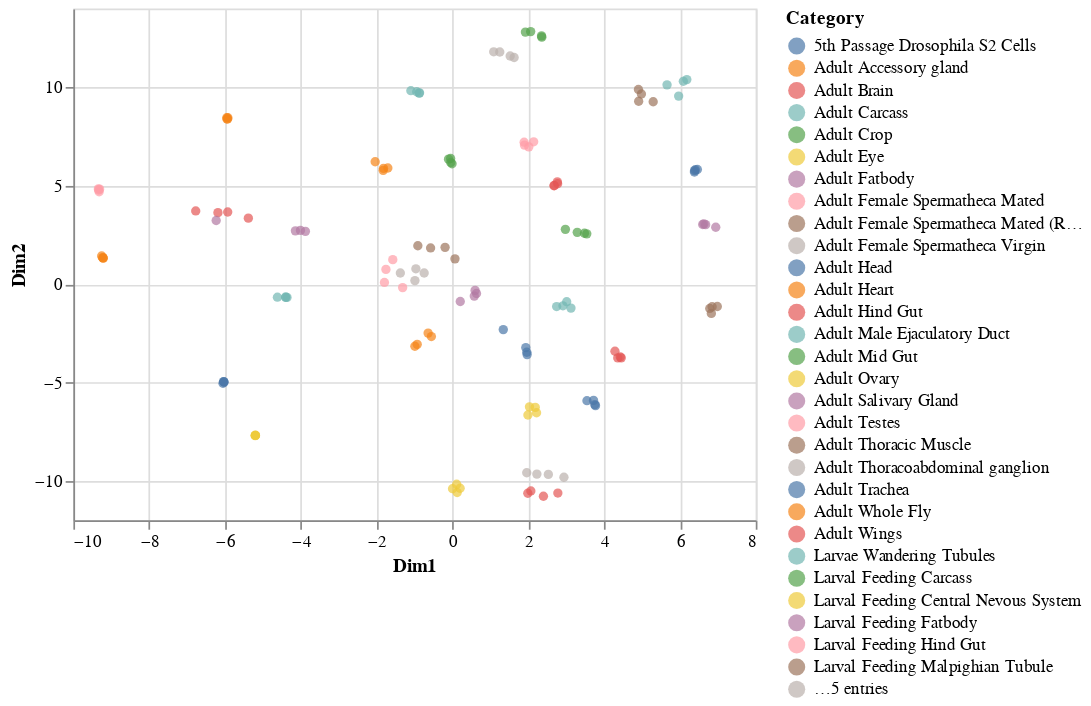

Here is the notebook cell this chart was saved with:
### Markdown cell above
**Exercise:**

Try creating a tSNE plot using `TSNE()`, which we imported from `sklearn.manifold`. All scikit-learn models use a consistent syntax, so the syntax is extremely similar to that for `PCA()`.

Examine the documentation either online or just using `help(TSNE)` in the notebook.

`TSNE()` takes several parameters: the most important is `perplexity`. Lower values of perplexity try hard to preserve local structure at the cost of global structure, and vice versa. From the documentation, what is the default value of `perplexity`? What happens if you redo your plot with it set to a much lower or much higher value?

### Code cell
expression_tsne = TSNE(n_components=2).fit_transform(log_expression.values.T)
plot_two_dimensions(expression_tsne, sample_categories)

### Figure 1 — Vega-Lite specification as saved in the notebook (floating-point values rounded to 4 significant figures; data arrays with more than 128 entries replaced by an {"elided": "..."} marker saying what was removed)
{"$schema": "https://vega.github.io/schema/vega-lite/v2.4.3.json", "config": {"view": {"height": 300, "width": 400}}, "data": {"values": {"elided": "136 records"}}, "encoding": {"color": {"field": "Category", "type": "nominal"}, "tooltip": {"field": "Sample", "type": "nominal"}, "x": {"field": "Dim1", "type": "quantitative"}, "y": {"field": "Dim2", "type": "quantitative"}}, "mark": "circle"}
